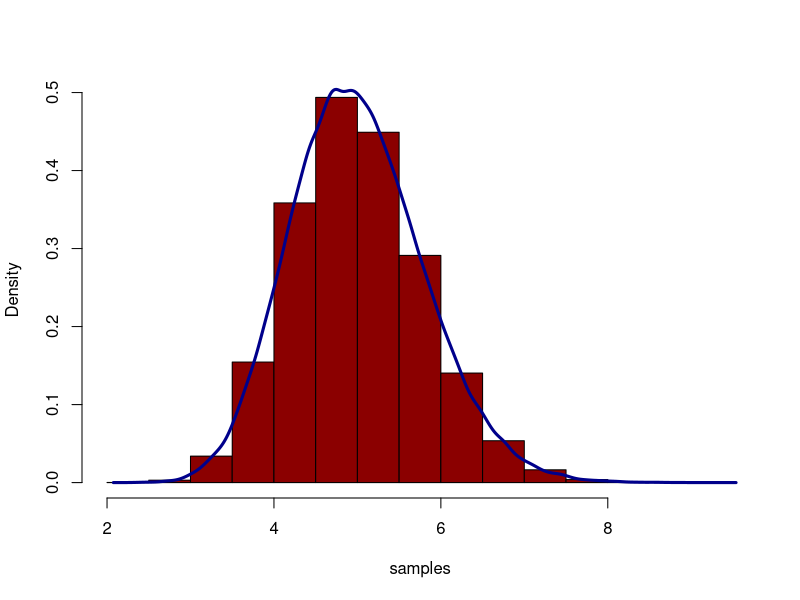

Write the R code that produced this figure.
arg = commandArgs(TRUE)
samples = rep(NA, 100000)
for ( i in 1:100000 ){ samples[i] = mean(rexp(40, 0.2)) }
jpeg(paste('plots/', arg, '.jpg', sep=""))
hist(samples, main="", prob=T, col="darkred")
lines(density(samples), col="darkblue", lwd=3)
dev.off()
